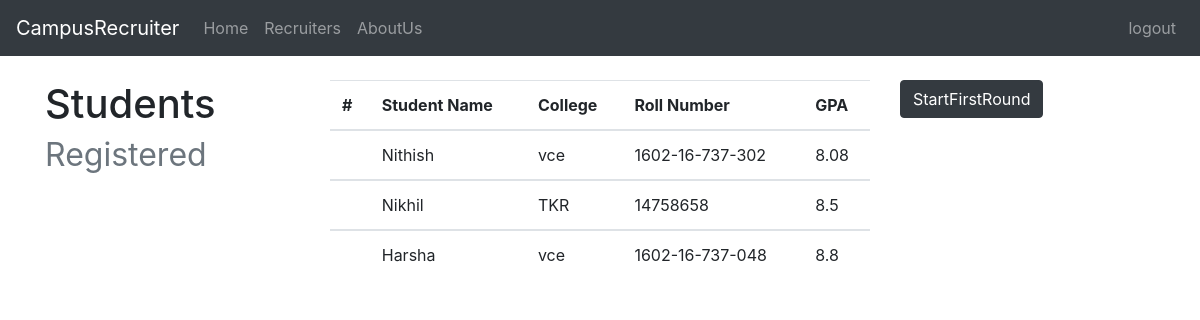
/show/, run on an earlier commit of the app's database.
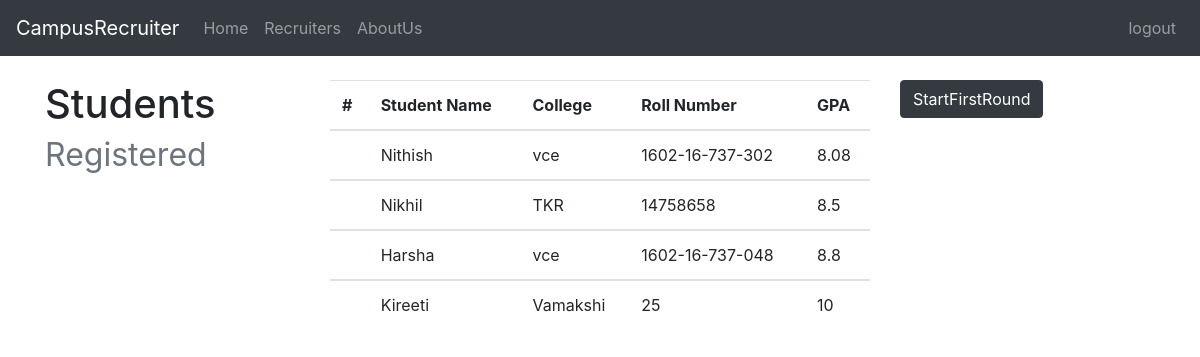
And on a later commit of the database.
### campusrecruiter/models.py (models this page shows, shortened)
class Students(models.Model):
    student_name =  models.CharField(max_length=200)
    student_coll =  models.CharField(max_length=200)
    roll_no = models.CharField(max_length=200)
    student_gpa = models.CharField(max_length=200)

### campusrecruiter/views.py (the view)
# urls.py: path('show/', views.show, name="show"),
def show(requests):
    studentslist = Students.objects.all()
    return render(requests,"campusrecruiter/show.html",{'studentlist':studentslist})

### campusrecruiter/Templates/campusrecruiter/show.html (shortened to what this page needs)
{% extends 'campusrecruiter/base.html' %}
{% block content %}
<nav class="navbar navbar-expand-sm bg-dark navbar-dark">
    <a class="navbar-brand" href="#">CampusRecruiter</a>
        <ul class="navbar-nav">
            <li class="nav-item">
                <a class="nav-link" href={% url 'home'%}>Home</a>
            </li>
            <li class="nav-item">
                <a class="nav-link" href="#">Recruiters</a>
            </li>
            <li class="nav-item">
                <a class="nav-link" href="#">AboutUs</a>
            </li>
        </ul>
            <ul class="navbar-nav ml-auto">
                <li class="nav-item ">
                    <a class="nav-link" href={% url 'login'%}>logout</a>
                </li>
            </ul>
</nav>
<br/>
<div class="container">
    <div class="row">
        <div class="col-md-3">
            <h1>Students<small class="text-muted"> Registered</small>
            </h1>
        </div>
        <div class="col-md-6">
            <table class="table">
                    <thead>
                        <tr>
                            <th scope="col">#</th>
                            <th scope="col">Student Name</th>
                            <th scope="col">College</th>
                            <th scope="col">Roll Number</th>
                            <th scope="col">GPA</th>
                        </tr>
                    </thead>
                {% for student in studentlist %}
                    <tbody>
                        <tr>
                            <th scope="row"></th>
                            <td>{{student.student_name}}</td>
                            <td>{{student.student_coll}}</td>
                            <td>{{student.roll_no}}</td>
                            <td>{{student.student_gpa}} </td>
                        </tr>
                    </tbody>
                {% endfor %}
                </table>
        </div>
        <div class="col-md-3">
                <button class="btn btn-dark">StartFirstRound</button>
        </div>
    </div>
</div>
{% endblock content %}

What changed in the data, as far as the page shows it:
added Students: student_name "Kireeti", student_coll "Vamakshi", roll_no "25", student_gpa "10"
